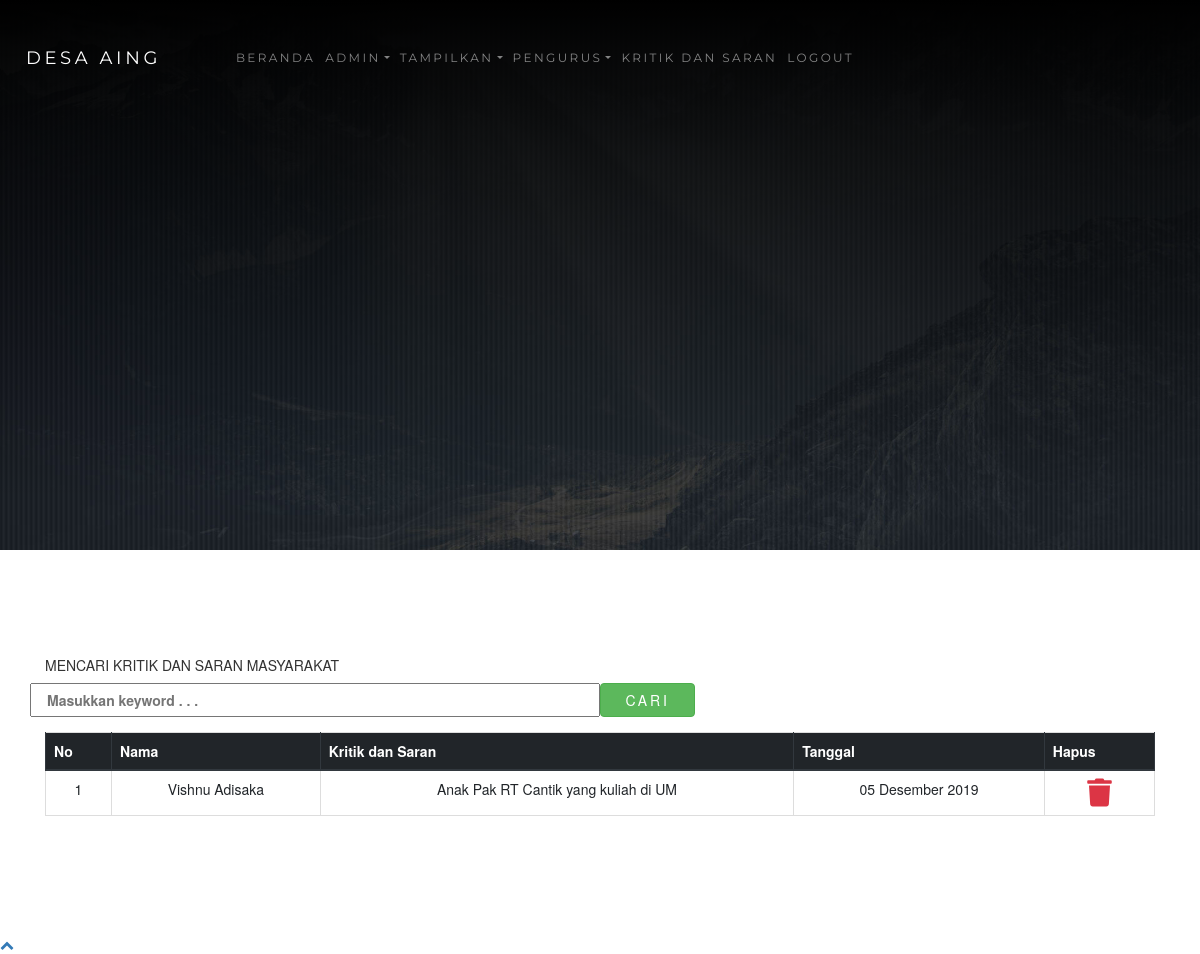
Page /admin.php?halaman=kritik (signed in) on the committed database.
### tables this page shows
CREATE TABLE `kritik` (
  `id` int(11) NOT NULL,
  `nama` varchar(200) NOT NULL,
  `isi` text NOT NULL,
  `tanggal` date NOT NULL
);

### functions.php (called while the page is built, shortened)
<?php
$conn = mysqli_connect("localhost", "root", "", "ta_web");
function query($query)
{
    global $conn;
    $result = mysqli_query($conn, $query);
    $rows = [];
    while ($row = mysqli_fetch_assoc($result)) {
        $rows[] = $row;
    }
    return $rows;
}
function tgl_indo($tanggal)
{
    $bulan = array(
        1 =>   'Januari',
        'Februari',
        'Maret',
        'April',
        'Mei',
        'Juni',
        'Juli',
        'Agustus',
        'September',
        'Oktober',
        'November',
        'Desember'
    );
    $pecahkan = explode('-', $tanggal);
    return $pecahkan[2] . ' ' . $bulan[(int) $pecahkan[1]] . ' ' . $pecahkan[0];
}

### tampil_kritik.php (the view, shortened to what this page needs)
<?php
require 'functions.php';
$kritik = query("SELECT * FROM kritik ORDER BY id DESC");
?>
<!DOCTYPE html>
<html lang="en">
<head>
</head>
<body>
    <div class="inner-page">
        <div class="slider-item" style="background-image: url('images/konfirmasi.jpg');">
            <div class="container">
                <div class="row slider-text align-items-center justify-content-center">
                </div>
            </div>
        </div>
    </div>
    <section class="section blog">
        <div class="container">
            <form action="" method="post">
                <div class="form-group row font-weight-bold text-uppercase">
                    <h5 class="col-sm-12">Mencari Kritik dan Saran Masyarakat</h5>
                    <input type="text" class="col-sm-6" placeholder="Masukkan keyword . . ." name="keyword" id="keyword" autocomplete="off">
                    <button type="submit" class="col-sm-1 btn btn-success" name="cari">Cari</button>
                </div>
            </form>
            <table class="table table-bordered text-center">
                <thead class="thead-dark">
                    <tr class="text-center">
                        <th>No</th>
                        <th>Nama</th>
                        <th>Kritik dan Saran</th>
                        <th>Tanggal</th>
                        <th>Hapus</th>
                    </tr>
                </thead>
                <?php $i = 1; ?>
                <tbody>
                    <?php foreach ($kritik as $row) : ?>
                        <tr>
                            <td><?= $i; ?></td>
                            <td><?= $row["nama"] ?></td>
                            <td><?= $row["isi"]; ?></td>
                            <td><?= tgl_indo($row["tanggal"]); ?></td>
                            <td><a href="hapus.php?id=<?= $row["id"]; ?>&hapus=kritik" onclick="return confirm('Mau dihapus ?')"><i class="fas fa-trash text-danger fa-2x"></i></a></td>
                        </tr>
                        <?php $i++; ?>
                    <?php endforeach; ?>
                </tbody>
            </table>
        </div>
    </section>
</body>
</html>

### rows in the picture
kritik: nama "Vishnu Adisaka", isi "Anak Pak RT Cantik yang kuliah di UM", tanggal "05 Desember 2019"
